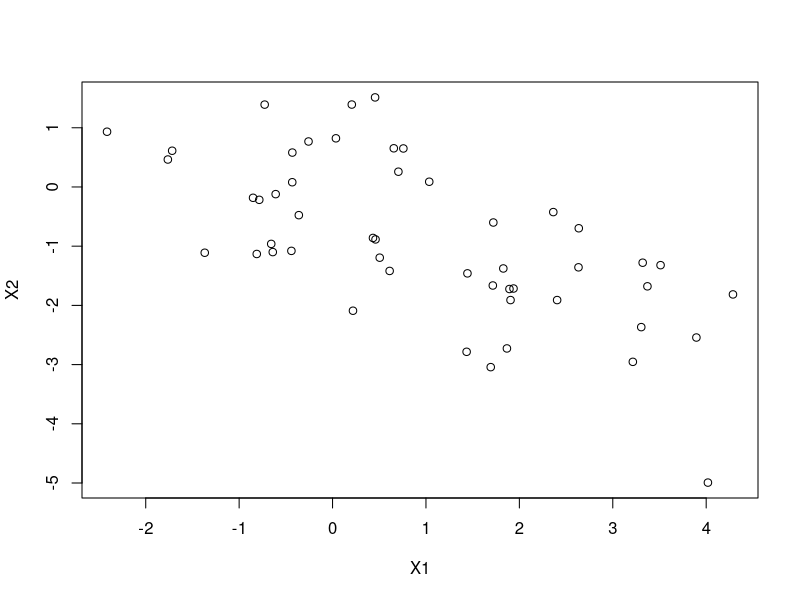
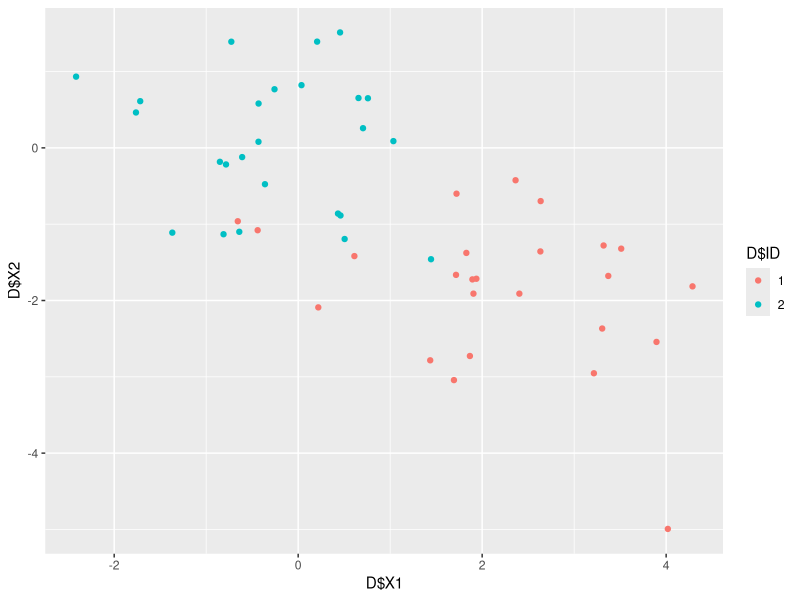
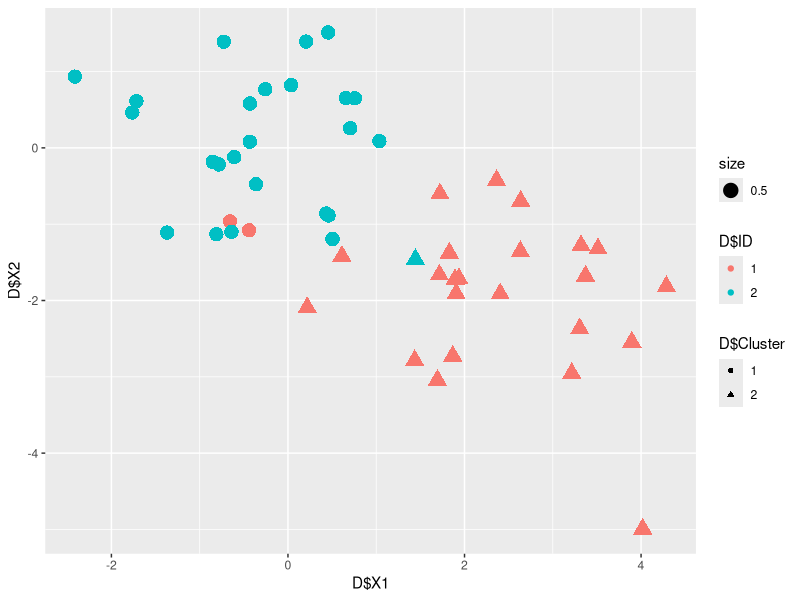
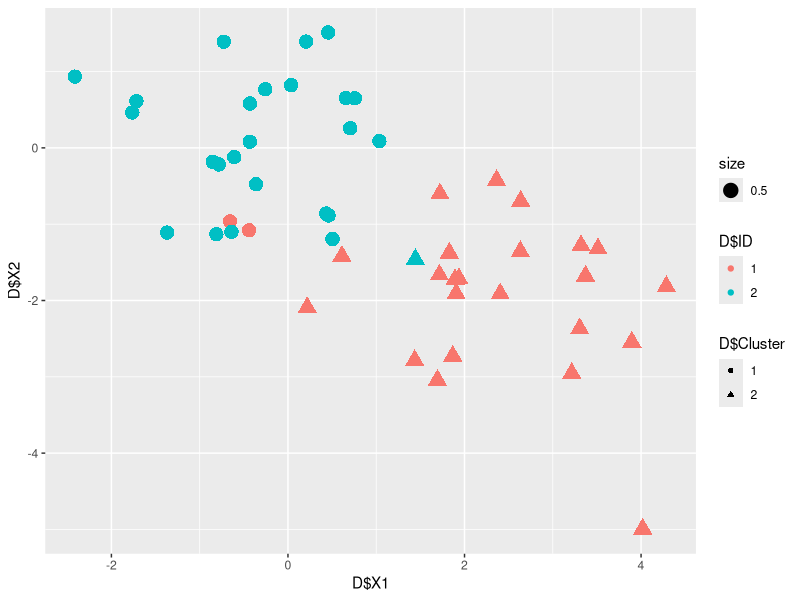

Generate these figures, in order, with R:
# K- means Clustering Analysis


library(ggplot2)
set.seed(42)

X = matrix(rnorm(50*2), ncol=2)

#creating artificial clusters

X[1:25,1] = X[1:25,1] + 2
X[1:25,2] = X[1:25,2] - 2

D = data.frame(X)
plot(D)

D$ID[1:25] = 1
D$ID[26:50] = 2

D$ID = factor(D$ID)

ggplot(data = D) + geom_point(mapping = aes(x = D$X1, y = D$X2, col =D$ID)) 

km = kmeans(D, centers = 2, nstart = 20) #20 initial cluster assignments - trying 20 times

km #has a vector of clusters
km$cluster

D$Cluster = factor(km$cluster)

ggplot(data = D) + geom_point(mapping = aes(x = D$X1, y = D$X2, col =D$ID, shape = D$Cluster, size = 0.5)) 


#trying with more than 2 clusters in kmeans:
km3 = kmeans(D, centers = 2, nstart = 1) #20 initial cluster assignments - trying 20 times

D$Cluster = factor(km3$cluster)

ggplot(data = D) + geom_point(mapping = aes(x = D$X1, y = D$X2, col =D$ID, shape = D$Cluster, size = 0.5)) 
